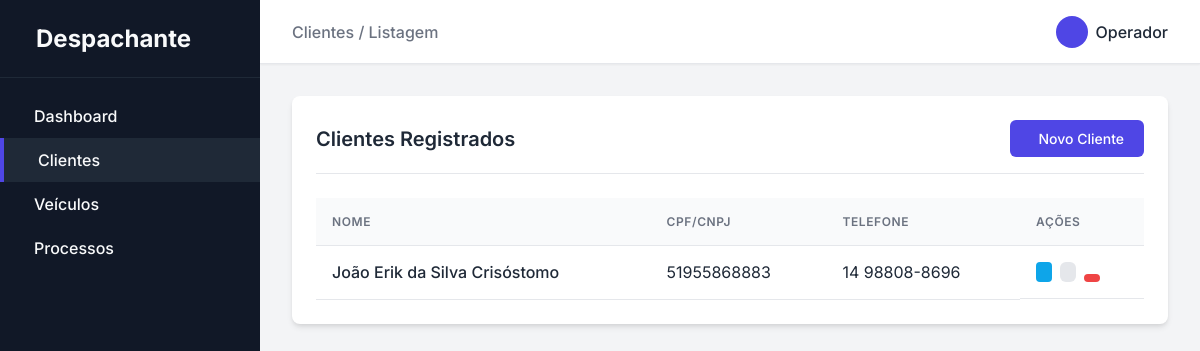
Screenshot of /clientes with the database file from the repository.
### app/models.py (models this page shows)
class Cliente(db.Model):
    __tablename__ = 'cliente'
    id = db.Column(db.Integer, primary_key=True)
    nome = db.Column(db.String(50), nullable=False)
    vencimento_cnh = db.Column(db.Date, nullable=False)
    nome_pai = db.Column(db.String(50), nullable=False)
    nome_mae = db.Column(db.String(50), nullable=False)
    cpf__cnpj = db.Column(db.String(50), nullable=False)
    rg = db.Column(db.String(50), nullable=False)
    data_nascimento = db.Column(db.Date, nullable=False)
    email = db.Column(db.String(50), nullable=False)
    telefone = db.Column(db.String(50), nullable=False)
    endereco_id = db.Column(db.Integer, db.ForeignKey('endereco.id'))
    veiculos = db.relationship('Veiculo', backref='cliente', lazy=True)
    processos = db.relationship('Processo', backref='cliente', lazy=True)

### app/routes/home.py (the view)
@bp.route('/clientes')
def clientes():
    clientes = Cliente.query.all()
    return render_template('clientes/index.html', clientes=clientes)

### app/templates/clientes/index.html (shortened to what this page needs)
{% extends 'base.html' %}
{% block breadcrumb %}Clientes / Listagem{% endblock %}
{% block content %}
<div class="card">
    <div class="card-header">
        <h2 class="card-title">Clientes Registrados</h2>
        <a href="{{ url_for('home.cliente_novo') }}" class="btn btn-primary">
            Novo Cliente
        </a>
    </div>
    <div class="table-responsive">
        <table class="table">
            <thead>
                <tr>
                    <th>Nome</th>
                    <th>CPF/CNPJ</th>
                    <th>Telefone</th>
                    <th>Ações</th>
                </tr>
            </thead>
            <tbody>
                {% for cliente in clientes %}
                <tr>
                    <td style="font-weight: 500;">{{ cliente.nome }}</td>
                    <td>{{ cliente.cpf__cnpj }}</td>
                    <td>{{ cliente.telefone }}</td>
                    <td class="actions" style="display: flex; gap: 0.5rem;">
                        <a href="{{ url_for('home.cliente_visualizar', id=cliente.id) }}" class="btn btn-info" style="padding: 0.25rem 0.5rem; background-color: #0ea5e9; color: white; border: none; border-radius: 0.25rem; text-decoration: none;"></a>
                        <a href="{{ url_for('home.cliente_editar', id=cliente.id) }}" class="btn btn-secondary" style="padding: 0.25rem 0.5rem;"></a>
                        <form action="{{ url_for('home.cliente_excluir', id=cliente.id) }}" method="POST" style="margin: 0; display: inline;" onsubmit="return confirm('Tem certeza que deseja excluir este cliente? Isso pode afetar veículos e processos vinculados.');">
                            <button type="submit" class="btn btn-danger" style="padding: 0.25rem 0.5rem; border: none; cursor: pointer;"></button>
                        </form>
                    </td>
                </tr>
                {% else %}
                <tr>
                    <td colspan="4" style="text-align: center; color: var(--text-muted); padding: 2rem;">Nenhum cliente cadastrado.</td>
                </tr>
                {% endfor %}
            </tbody>
        </table>
    </div>
</div>
{% endblock %}

### app/static/css/style.css (style rules this page uses)
:root { --primary-color: #4f46e5; --primary-hover: #4338ca; --bg-color: #f3f4f6; --card-bg: #ffffff; --text-main: #1f2937; --text-muted: #6b7280; --border-color: #e5e7eb; --sidebar-bg: #111827; --sidebar-text: #f9fafb; --sidebar-hover: #1f2937; --danger: #ef4444; --success: #10b981; }
* { margin: 0; padding: 0; box-sizing: border-box; }
body { font-family: 'Inter', -apple-system, BlinkMacSystemFont, "Segoe UI", Roboto, Helvetica, Arial, sans-serif; background-color: var(--bg-color); color: var(--text-main); display: flex; height: 100vh; overflow: hidden; }
.card { background-color: var(--card-bg); border-radius: 0.5rem; box-shadow: 0 4px 6px -1px rgba(0, 0, 0, 0.1), 0 2px 4px -1px rgba(0, 0, 0, 0.06); padding: 1.5rem; margin-bottom: 2rem; }
.card-header { display: flex; justify-content: space-between; align-items: center; margin-bottom: 1.5rem; padding-bottom: 1rem; border-bottom: 1px solid var(--border-color); }
.card-title { font-size: 1.25rem; font-weight: 600; }
.btn { display: inline-flex; align-items: center; justify-content: center; padding: 0.625rem 1.25rem; border-radius: 0.375rem; font-weight: 500; font-size: 0.875rem; cursor: pointer; transition: all 0.2s; border: none; text-decoration: none; }
.btn-primary { background-color: var(--primary-color); color: white; }
.btn-danger { background-color: var(--danger); color: white; }
.btn-secondary { background-color: #e5e7eb; color: var(--text-main); }
.table-responsive { overflow-x: auto; }
.table { width: 100%; border-collapse: collapse; }
.table th, .table td { padding: 1rem; text-align: left; border-bottom: 1px solid var(--border-color); }
.table th { font-weight: 600; color: var(--text-muted); background-color: #f9fafb; text-transform: uppercase; font-size: 0.75rem; letter-spacing: 0.05em; }
.actions { display: flex; gap: 0.5rem; }

### rows the page displays
Cliente: nome "João Erik da Silva Crisóstomo", cpf__cnpj "51955868883", telefone "14 98808-8696"
